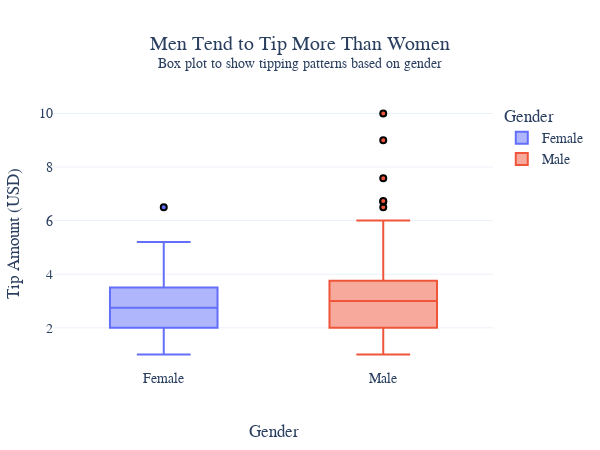

Notebook source saved alongside this figure:
### Markdown cell above
**Question:**  
**Who pays more tip, men or women?**  
*Are tipping patterns different for men and women?*

### Code cell
# Create the box plot
fig_sex_tip = px.box(
    data_frame=tip_df,
    x='sex',
    y='tip',
    color='sex',
    title='',
    labels={'sex': 'Gender', 'tip': 'Tip Amount (USD)'},
    template='plotly_white'
)

# Add black outline to boxes
fig_sex_tip.update_traces(marker=dict(line=dict(width=2, color='black')))

# Update layout with main title and subtitle
fig_sex_tip.update_layout(
    xaxis=dict(
        title='Gender',
        tickfont=dict(size=14),
        title_standoff=40,     # Adds spacing between axis title and tick labels
        tickangle=0,           # Keep labels horizontal
        categoryorder='category ascending',
    ),
    title={
        'text': 'Men Tend to Tip More Than Women<br><sup>Box plot to show tipping patterns based on gender</sup>',
        'x': 0.5,
        'xanchor': 'center'
    },
    title_font=dict(size=20, family='Arial'),
    font=dict(size=14, family='Arial'),
    legend_title='Gender',
    width=600,
    height=450,
    margin=dict(l=40, r=40, t=100, b=40),
    
)

# Display the plot
fig_sex_tip.show()

### Figure 1 — Plotly figure (JSON) as saved in the notebook; plotly's stock layout.template omitted (floating-point values rounded to 4 significant figures; data arrays with more than 128 entries replaced by an {"elided": "..."} marker saying what was removed)
{"data": [{"alignmentgroup": "True", "hovertemplate": "Gender=%{x}<br>Tip Amount (USD)=%{y}<extra></extra>", "legendgroup": "Female", "marker": {"color": "#636efa", "line": {"color": "black", "width": 2}}, "name": "Female", "notched": false, "offsetgroup": "Female", "orientation": "v", "showlegend": true, "type": "box", "x": ["Female", "Female", "Female", "Female", "Female", "Female", "Female", "Female", "Female", "Female", "Female", "Female", "Female", "Female", "Female", "Female", "Female", "Female", "Female", "Female", "Female", "Female", "Female", "Female", "Female", "Female", "Female", "Female", "Female", "Female", "Female", "Female", "Female", "Female", "Female", "Female", "Female", "Female", "Female", "Female", "Female", "Female", "Female", "Female", "Female", "Female", "Female", "Female", "Female", "Female", "Female", "Female", "Female", "Female", "Female", "Female", "Female", "Female", "Female", "Female", "Female", "Female", "Female", "Female", "Female", "Female", "Female", "Female", "Female", "Female", "Female", "Female", "Female", "Female", "Female", "Female", "Female", "Female", "Female", "Female", "Female", "Female", "Female", "Female", "Female", "Female", "Female"], "x0": " ", "xaxis": "x", "y": [1.01, 3.61, 5.0, 3.02, 1.67, 3.5, 2.75, 2.23, 3.0, 3.0, 2.45, 3.07, 2.6, 5.2, 1.5, 2.47, 1.0, 3.0, 3.14, 5.0, 2.2, 1.83, 5.17, 1.0, 4.3, 3.25, 2.5, 3.0, 2.5, 3.48, 4.08, 4.0, 1.0, 4.0, 3.5, 1.5, 1.8, 2.92, 1.68, 2.52, 4.2, 2.0, 2.0, 2.83, 1.5, 2.0, 3.25, 1.25, 2.0, 2.0, 2.75, 3.5, 5.0, 2.3, 1.5, 1.36, 1.63, 5.14, 3.75, 2.61, 2.0, 3.0, 1.61, 2.0, 4.0, 3.5, 3.5, 4.19, 5.0, 2.0, 2.01, 2.0, 2.5, 3.23, 2.23, 2.5, 6.5, 1.1, 3.09, 3.48, 3.0, 2.5, 2.0, 2.88, 4.67, 2.0, 3.0], "y0": " ", "yaxis": "y"}, {"alignmentgroup": "True", "hovertemplate": "Gender=%{x}<br>Tip Amount (USD)=%{y}<extra></extra>", "legendgroup": "Male", "marker": {"color": "#EF553B", "line": {"color": "black", "width": 2}}, "name": "Male", "notched": false, "offsetgroup": "Male", "orientation": "v", "showlegend": true, "type": "box", "x": {"elided": "157 str values"}, "x0": " ", "xaxis": "x", "y": {"elided": "157 float values"}, "y0": " ", "yaxis": "y"}], "layout": {"boxmode": "overlay", "font": {"family": "Arial", "size": 14}, "height": 450, "legend": {"title": {"text": "Gender"}, "tracegroupgap": 0}, "margin": {"b": 40, "l": 40, "r": 40, "t": 100}, "title": {"font": {"family": "Arial", "size": 20}, "text": "Men Tend to Tip More Than Women<br><sup>Box plot to show tipping patterns based on gender</sup>", "x": 0.5, "xanchor": "center"}, "width": 600, "xaxis": {"anchor": "y", "categoryarray": ["Female", "Male"], "categoryorder": "category ascending", "domain": [0, 1], "tickangle": 0, "tickfont": {"size": 14}, "title": {"standoff": 40, "text": "Gender"}}, "yaxis": {"anchor": "x", "domain": [0, 1], "title": {"text": "Tip Amount (USD)"}}}}
